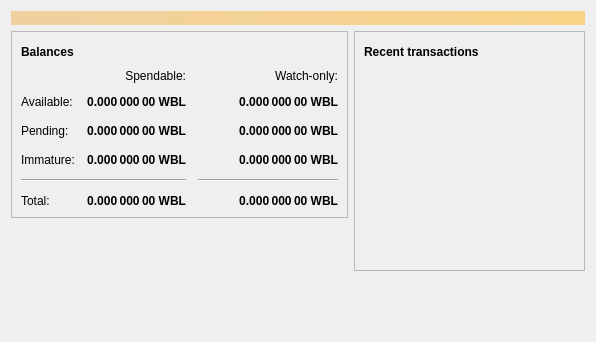
<?xml version="1.0" encoding="UTF-8"?>
<ui version="4.0">
 <class>OverviewPage</class>
 <widget class="QWidget" name="OverviewPage">
  <property name="geometry">
   <rect>
    <x>0</x>
    <y>0</y>
    <width>596</width>
    <height>342</height>
   </rect>
  </property>
  <property name="windowTitle">
   <string>Form</string>
  </property>
  <layout class="QVBoxLayout" name="topLayout">
   <item>
    <widget class="QLabel" name="labelAlerts">
     <property name="visible">
      <bool>false</bool>
     </property>
     <property name="styleSheet">
      <string notr="true">QLabel { background-color: qlineargradient(x1: 0, y1: 0, x2: 1, y2: 0, stop:0 #F0D0A0, stop:1 #F8D488); color:#000000; }</string>
     </property>
     <property name="wordWrap">
      <bool>true</bool>
     </property>
     <property name="margin">
      <number>3</number>
     </property>
     <property name="textInteractionFlags">
      <set>Qt::TextSelectableByMouse</set>
     </property>
    </widget>
   </item>
   <item>
    <layout class="QHBoxLayout" name="horizontalLayout" stretch="1,1">
     <item>
      <layout class="QVBoxLayout" name="verticalLayout_2">
       <item>
        <widget class="QFrame" name="frame">
         <property name="frameShape">
          <enum>QFrame::StyledPanel</enum>
         </property>
         <property name="frameShadow">
          <enum>QFrame::Raised</enum>
         </property>
         <layout class="QVBoxLayout" name="verticalLayout_4">
          <item>
           <layout class="QHBoxLayout" name="horizontalLayout_4">
            <item>
             <widget class="QLabel" name="label_5">
              <property name="font">
               <font>
                <weight>75</weight>
                <bold>true</bold>
               </font>
              </property>
              <property name="text">
               <string>Balances</string>
              </property>
             </widget>
            </item>
            <item>
             <widget class="QPushButton" name="labelWalletStatus">
              <property name="enabled">
               <bool>true</bool>
              </property>
              <property name="maximumSize">
               <size>
                <width>30</width>
                <height>16777215</height>
               </size>
              </property>
              <property name="toolTip">
               <string>The displayed information may be out of date. Your wallet automatically synchronizes with the Wizblcoin network after a connection is established, but this process has not completed yet.</string>
              </property>
              <property name="text">
               <string/>
              </property>
              <property name="icon">
               <iconset resource="../wizblcoin.qrc">
                <normaloff>:/icons/warning</normaloff>
                <disabledoff>:/icons/warning</disabledoff>:/icons/warning</iconset>
              </property>
              <property name="iconSize">
               <size>
                <width>24</width>
                <height>24</height>
               </size>
              </property>
              <property name="flat">
               <bool>true</bool>
              </property>
             </widget>
            </item>
            <item>
             <spacer name="horizontalSpacer_3">
              <property name="orientation">
               <enum>Qt::Horizontal</enum>
              </property>
              <property name="sizeHint" stdset="0">
               <size>
                <width>40</width>
                <height>20</height>
               </size>
              </property>
             </spacer>
            </item>
           </layout>
          </item>
          <item>
           <layout class="QGridLayout" name="gridLayout">
            <property name="spacing">
             <number>12</number>
            </property>
            <item row="2" column="2">
             <widget class="QLabel" name="labelWatchPending">
              <property name="font">
               <font>
                <weight>75</weight>
                <bold>true</bold>
               </font>
              </property>
              <property name="cursor">
               <cursorShape>IBeamCursor</cursorShape>
              </property>
              <property name="toolTip">
               <string>Unconfirmed transactions to watch-only addresses</string>
              </property>
              <property name="text">
               <string notr="true">0.000 000 00 WBL</string>
              </property>
              <property name="alignment">
               <set>Qt::AlignRight|Qt::AlignTrailing|Qt::AlignVCenter</set>
              </property>
              <property name="textInteractionFlags">
               <set>Qt::LinksAccessibleByMouse|Qt::TextSelectableByKeyboard|Qt::TextSelectableByMouse</set>
              </property>
             </widget>
            </item>
            <item row="2" column="1">
             <widget class="QLabel" name="labelUnconfirmed">
              <property name="font">
               <font>
                <weight>75</weight>
                <bold>true</bold>
               </font>
              </property>
              <property name="cursor">
               <cursorShape>IBeamCursor</cursorShape>
              </property>
              <property name="toolTip">
               <string>Total of transactions that have yet to be confirmed, and do not yet count toward the spendable balance</string>
              </property>
              <property name="text">
               <string notr="true">0.000 000 00 WBL</string>
              </property>
              <property name="alignment">
               <set>Qt::AlignRight|Qt::AlignTrailing|Qt::AlignVCenter</set>
              </property>
              <property name="textInteractionFlags">
               <set>Qt::LinksAccessibleByMouse|Qt::TextSelectableByKeyboard|Qt::TextSelectableByMouse</set>
              </property>
             </widget>
            </item>
            <item row="3" column="2">
             <widget class="QLabel" name="labelWatchImmature">
              <property name="font">
               <font>
                <weight>75</weight>
                <bold>true</bold>
               </font>
              </property>
              <property name="cursor">
               <cursorShape>IBeamCursor</cursorShape>
              </property>
              <property name="toolTip">
               <string>Mined balance in watch-only addresses that has not yet matured</string>
              </property>
              <property name="text">
               <string notr="true">0.000 000 00 WBL</string>
              </property>
              <property name="alignment">
               <set>Qt::AlignRight|Qt::AlignTrailing|Qt::AlignVCenter</set>
              </property>
              <property name="textInteractionFlags">
               <set>Qt::LinksAccessibleByMouse|Qt::TextSelectableByKeyboard|Qt::TextSelectableByMouse</set>
              </property>
             </widget>
            </item>
            <item row="4" column="0" colspan="2">
             <widget class="Line" name="line">
              <property name="orientation">
               <enum>Qt::Horizontal</enum>
              </property>
             </widget>
            </item>
            <item row="4" column="2">
             <widget class="Line" name="lineWatchBalance">
              <property name="sizePolicy">
               <sizepolicy hsizetype="Preferred" vsizetype="Fixed">
                <horstretch>0</horstretch>
                <verstretch>0</verstretch>
               </sizepolicy>
              </property>
              <property name="minimumSize">
               <size>
                <width>140</width>
                <height>0</height>
               </size>
              </property>
              <property name="orientation">
               <enum>Qt::Horizontal</enum>
              </property>
             </widget>
            </item>
            <item row="5" column="0">
             <widget class="QLabel" name="labelTotalText">
              <property name="text">
               <string>Total:</string>
              </property>
             </widget>
            </item>
            <item row="3" column="1">
             <widget class="QLabel" name="labelImmature">
              <property name="font">
               <font>
                <weight>75</weight>
                <bold>true</bold>
               </font>
              </property>
              <property name="cursor">
               <cursorShape>IBeamCursor</cursorShape>
              </property>
              <property name="toolTip">
               <string>Mined balance that has not yet matured</string>
              </property>
              <property name="text">
               <string notr="true">0.000 000 00 WBL</string>
              </property>
              <property name="alignment">
               <set>Qt::AlignRight|Qt::AlignTrailing|Qt::AlignVCenter</set>
              </property>
              <property name="textInteractionFlags">
               <set>Qt::LinksAccessibleByMouse|Qt::TextSelectableByKeyboard|Qt::TextSelectableByMouse</set>
              </property>
             </widget>
            </item>
            <item row="2" column="3">
             <spacer name="horizontalSpacer_2">
              <property name="orientation">
               <enum>Qt::Horizontal</enum>
              </property>
              <property name="sizeHint" stdset="0">
               <size>
                <width>40</width>
                <height>20</height>
               </size>
              </property>
             </spacer>
            </item>
            <item row="3" column="0">
             <widget class="QLabel" name="labelImmatureText">
              <property name="text">
               <string>Immature:</string>
              </property>
             </widget>
            </item>
            <item row="5" column="1">
             <widget class="QLabel" name="labelTotal">
              <property name="font">
               <font>
                <weight>75</weight>
                <bold>true</bold>
               </font>
              </property>
              <property name="cursor">
               <cursorShape>IBeamCursor</cursorShape>
              </property>
              <property name="toolTip">
               <string>Your current total balance</string>
              </property>
              <property name="text">
               <string notr="true">0.000 000 00 WBL</string>
              </property>
              <property name="alignment">
               <set>Qt::AlignRight|Qt::AlignTrailing|Qt::AlignVCenter</set>
              </property>
              <property name="textInteractionFlags">
               <set>Qt::LinksAccessibleByMouse|Qt::TextSelectableByKeyboard|Qt::TextSelectableByMouse</set>
              </property>
             </widget>
            </item>
            <item row="5" column="2">
             <widget class="QLabel" name="labelWatchTotal">
              <property name="font">
               <font>
                <weight>75</weight>
                <bold>true</bold>
               </font>
              </property>
              <property name="cursor">
               <cursorShape>IBeamCursor</cursorShape>
              </property>
              <property name="toolTip">
               <string>Current total balance in watch-only addresses</string>
              </property>
              <property name="text">
               <string notr="true">0.000 000 00 WBL</string>
              </property>
              <property name="alignment">
               <set>Qt::AlignRight|Qt::AlignTrailing|Qt::AlignVCenter</set>
              </property>
              <property name="textInteractionFlags">
               <set>Qt::LinksAccessibleByMouse|Qt::TextSelectableByKeyboard|Qt::TextSelectableByMouse</set>
              </property>
             </widget>
            </item>
            <item row="0" column="2">
             <widget class="QLabel" name="labelWatchonly">
              <property name="text">
               <string>Watch-only:</string>
              </property>
              <property name="alignment">
               <set>Qt::AlignRight|Qt::AlignTrailing|Qt::AlignVCenter</set>
              </property>
             </widget>
            </item>
            <item row="1" column="0">
             <widget class="QLabel" name="labelBalanceText">
              <property name="text">
               <string>Available:</string>
              </property>
             </widget>
            </item>
            <item row="1" column="1">
             <widget class="QLabel" name="labelBalance">
              <property name="font">
               <font>
                <weight>75</weight>
                <bold>true</bold>
               </font>
              </property>
              <property name="cursor">
               <cursorShape>IBeamCursor</cursorShape>
              </property>
              <property name="toolTip">
               <string>Your current spendable balance</string>
              </property>
              <property name="text">
               <string notr="true">0.000 000 00 WBL</string>
              </property>
              <property name="alignment">
               <set>Qt::AlignRight|Qt::AlignTrailing|Qt::AlignVCenter</set>
              </property>
              <property name="textInteractionFlags">
               <set>Qt::LinksAccessibleByMouse|Qt::TextSelectableByKeyboard|Qt::TextSelectableByMouse</set>
              </property>
             </widget>
            </item>
            <item row="1" column="2">
             <widget class="QLabel" name="labelWatchAvailable">
              <property name="font">
               <font>
                <weight>75</weight>
                <bold>true</bold>
               </font>
              </property>
              <property name="cursor">
               <cursorShape>IBeamCursor</cursorShape>
              </property>
              <property name="toolTip">
               <string>Your current balance in watch-only addresses</string>
              </property>
              <property name="text">
               <string notr="true">0.000 000 00 WBL</string>
              </property>
              <property name="alignment">
               <set>Qt::AlignRight|Qt::AlignTrailing|Qt::AlignVCenter</set>
              </property>
              <property name="textInteractionFlags">
               <set>Qt::LinksAccessibleByMouse|Qt::TextSelectableByKeyboard|Qt::TextSelectableByMouse</set>
              </property>
             </widget>
            </item>
            <item row="2" column="0">
             <widget class="QLabel" name="labelPendingText">
              <property name="text">
               <string>Pending:</string>
              </property>
             </widget>
            </item>
            <item row="0" column="1">
             <widget class="QLabel" name="labelSpendable">
              <property name="text">
               <string>Spendable:</string>
              </property>
              <property name="alignment">
               <set>Qt::AlignRight|Qt::AlignTrailing|Qt::AlignVCenter</set>
              </property>
             </widget>
            </item>
           </layout>
          </item>
         </layout>
        </widget>
       </item>
       <item>
        <spacer name="verticalSpacer">
         <property name="orientation">
          <enum>Qt::Vertical</enum>
         </property>
         <property name="sizeHint" stdset="0">
          <size>
           <width>20</width>
           <height>40</height>
          </size>
         </property>
        </spacer>
       </item>
      </layout>
     </item>
     <item>
      <layout class="QVBoxLayout" name="verticalLayout_3">
       <item>
        <widget class="QFrame" name="frame_2">
         <property name="frameShape">
          <enum>QFrame::StyledPanel</enum>
         </property>
         <property name="frameShadow">
          <enum>QFrame::Raised</enum>
         </property>
         <layout class="QVBoxLayout" name="verticalLayout">
          <item>
           <layout class="QHBoxLayout" name="horizontalLayout_2">
            <item>
             <widget class="QLabel" name="label_4">
              <property name="font">
               <font>
                <weight>75</weight>
                <bold>true</bold>
               </font>
              </property>
              <property name="text">
               <string>Recent transactions</string>
              </property>
             </widget>
            </item>
            <item>
             <widget class="QPushButton" name="labelTransactionsStatus">
              <property name="enabled">
               <bool>true</bool>
              </property>
              <property name="maximumSize">
               <size>
                <width>30</width>
                <height>16777215</height>
               </size>
              </property>
              <property name="toolTip">
               <string>The displayed information may be out of date. Your wallet automatically synchronizes with the Wizblcoin network after a connection is established, but this process has not completed yet.</string>
              </property>
              <property name="text">
               <string/>
              </property>
              <property name="icon">
               <iconset resource="../wizblcoin.qrc">
                <normaloff>:/icons/warning</normaloff>
                <disabledoff>:/icons/warning</disabledoff>:/icons/warning</iconset>
              </property>
              <property name="iconSize">
               <size>
                <width>24</width>
                <height>24</height>
               </size>
              </property>
              <property name="flat">
               <bool>true</bool>
              </property>
             </widget>
            </item>
            <item>
             <spacer name="horizontalSpacer">
              <property name="orientation">
               <enum>Qt::Horizontal</enum>
              </property>
              <property name="sizeHint" stdset="0">
               <size>
                <width>40</width>
                <height>20</height>
               </size>
              </property>
             </spacer>
            </item>
           </layout>
          </item>
          <item>
           <widget class="QListView" name="listTransactions">
            <property name="styleSheet">
             <string notr="true">QListView { background: transparent; }</string>
            </property>
            <property name="frameShape">
             <enum>QFrame::NoFrame</enum>
            </property>
            <property name="verticalScrollBarPolicy">
             <enum>Qt::ScrollBarAlwaysOff</enum>
            </property>
            <property name="horizontalScrollBarPolicy">
             <enum>Qt::ScrollBarAlwaysOff</enum>
            </property>
            <property name="selectionMode">
             <enum>QAbstractItemView::NoSelection</enum>
            </property>
           </widget>
          </item>
         </layout>
        </widget>
       </item>
       <item>
        <spacer name="verticalSpacer_2">
         <property name="orientation">
          <enum>Qt::Vertical</enum>
         </property>
         <property name="sizeHint" stdset="0">
          <size>
           <width>20</width>
           <height>40</height>
          </size>
         </property>
        </spacer>
       </item>
      </layout>
     </item>
    </layout>
   </item>
  </layout>
 </widget>
 <connections/>
</ui>
